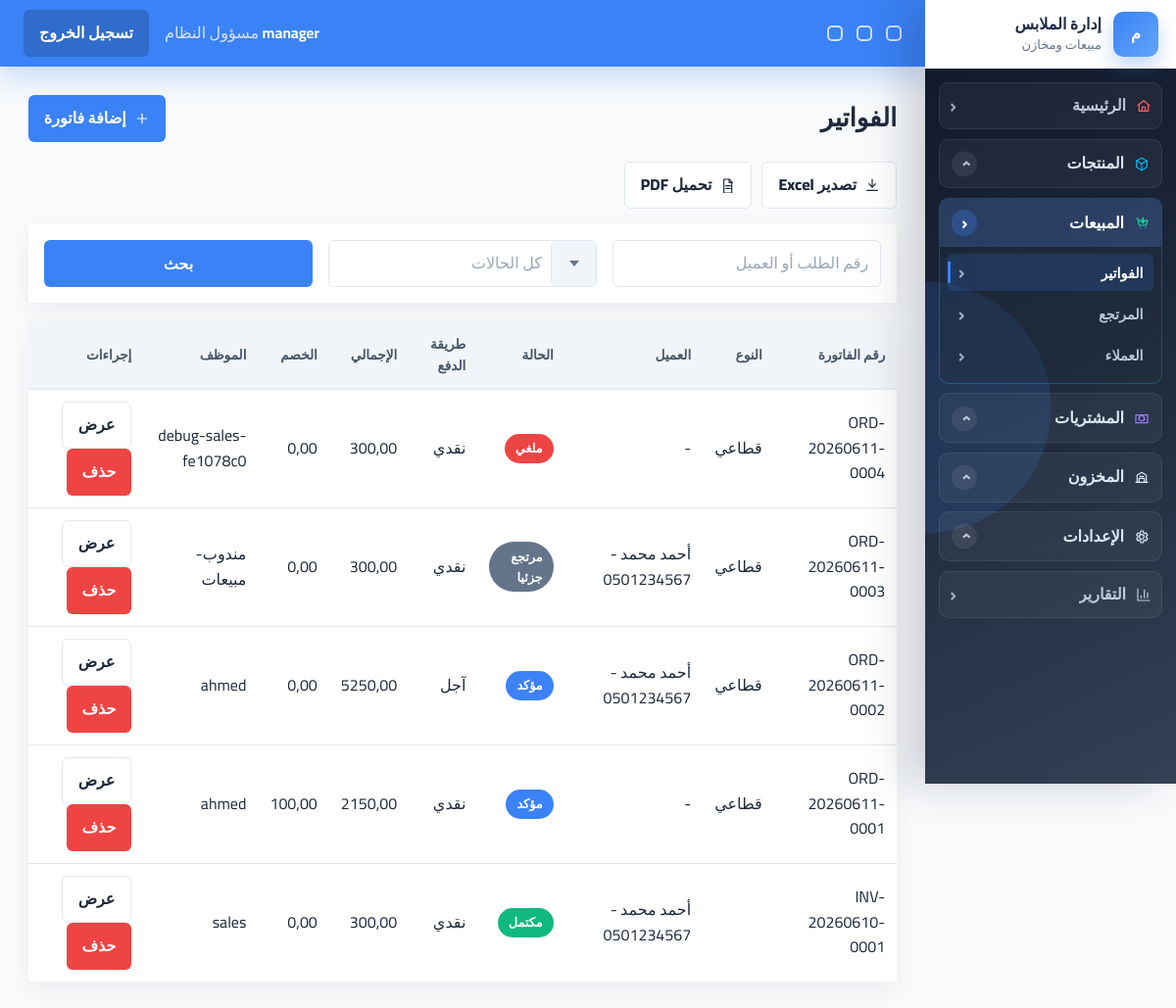
/orders/ (signed in), run on the app's committed database.
### accounts/models.py (models this page shows, shortened)
class User(AbstractUser):
    ROLE_MANAGER = 'manager'
    ROLE_SALES = 'sales'
    ROLE_WAREHOUSE = 'warehouse'
    ROLE_CHOICES = [
        (ROLE_MANAGER, 'مسؤول النظام'),
        (ROLE_SALES, 'مندوب مبيعات'),
        (ROLE_WAREHOUSE, 'مسؤول مخزن'),
    ]
    username = models.CharField(
        'اسم المستخدم',
        max_length=150,
        unique=True,
        help_text='يمكن استخدام الحروف والأرقام والمسافات.',
        error_messages={'unique': 'يوجد مستخدم بهذا الاسم بالفعل.'},
    )
    role = models.CharField(max_length=20, choices=ROLE_CHOICES, default=ROLE_SALES, db_index=True)
    phone = models.CharField(max_length=20, blank=True, null=True)
    created_at = models.DateTimeField(auto_now_add=True, db_index=True)
    class Meta:
        indexes = [
            models.Index(fields=['role', 'is_active']),
            models.Index(fields=['created_at']),
        ]
    @property
    def is_manager(self):
        return self.role == self.ROLE_MANAGER or self.is_superuser

### orders/models.py (models this page shows, shortened)
class Order(models.Model):
    DOCUMENT_SALE = 'sale'
    DOCUMENT_QUOTE = 'quote'
    DOCUMENT_SAMPLE = 'sample'
    DOCUMENT_TYPE_CHOICES = [
        (DOCUMENT_SALE, 'Sale'),
        (DOCUMENT_QUOTE, 'Priced quote'),
        (DOCUMENT_SAMPLE, 'Sample / free issue'),
    ]
    TYPE_B2C = 'b2c'
    TYPE_B2B = 'b2b'
    ORDER_TYPE_CHOICES = [
        (TYPE_B2C, 'قطاعي'),
        (TYPE_B2B, 'جملة'),
    ]
    STATUS_DRAFT = 'draft'
    STATUS_CONFIRMED = 'confirmed'
    STATUS_PREPARING = 'preparing'
    STATUS_READY = 'ready'
    STATUS_COMPLETED = 'completed'
    STATUS_CANCELLED = 'cancelled'
    STATUS_PARTIALLY_RETURNED = 'partially_returned'
    STATUS_RETURNED = 'returned'
    STATUS_CHOICES = [
        (STATUS_DRAFT, 'مسودة'),
        (STATUS_CONFIRMED, 'مؤكد'),
        (STATUS_PREPARING, 'قيد التجهيز'),
        (STATUS_READY, 'جاهز'),
        (STATUS_COMPLETED, 'مكتمل'),
        (STATUS_CANCELLED, 'ملغي'),
        (STATUS_PARTIALLY_RETURNED, 'مرتجع جزئيا'),
        (STATUS_RETURNED, 'مرتجع'),
    ]
    PAYMENT_UNPAID = 'unpaid'
    PAYMENT_PARTIAL = 'partial'
    PAYMENT_PAID = 'paid'
    PAYMENT_STATUS_CHOICES = [
        (PAYMENT_UNPAID, 'غير مدفوع'),
        (PAYMENT_PARTIAL, 'مدفوع جزئيا'),
        (PAYMENT_PAID, 'مدفوع بالكامل'),
    ]
    METHOD_CASH = 'cash'
    METHOD_COD = 'cod'
    METHOD_BANK = 'bank_transfer'
    METHOD_WALLET = 'wallet_transfer'
    METHOD_CREDIT = 'credit'
    PAYMENT_METHOD_CHOICES = [
        (METHOD_CASH, 'نقدي'),
        (METHOD_COD, 'الدفع عند الاستلام'),
        (METHOD_BANK, 'تحويل بنكي مسجل يدويا'),
        (METHOD_WALLET, 'تحويل محفظة مسجل يدويا'),
        (METHOD_CREDIT, 'آجل'),
    ]
    order_number = models.CharField(max_length=50, unique=True, db_index=True)
    document_type = models.CharField(max_length=20, choices=DOCUMENT_TYPE_CHOICES, default=DOCUMENT_SALE, db_index=True)
    order_type = models.CharField(max_length=10, choices=ORDER_TYPE_CHOICES)
    customer = models.ForeignKey(Customer, on_delete=models.SET_NULL, null=True)
    warehouse = models.ForeignKey(Warehouse, on_delete=models.SET_NULL, null=True)
    status = models.CharField(max_length=20, choices=STATUS_CHOICES, default=STATUS_DRAFT, db_index=True)
    payment_status = models.CharField(max_length=20, choices=PAYMENT_STATUS_CHOICES, default=PAYMENT_UNPAID, db_index=True)
    payment_method = models.CharField(max_length=30, choices=PAYMENT_METHOD_CHOICES, default=METHOD_CASH)
    wallet_from_number = models.CharField(max_length=50, blank=True, null=True)
    wallet_to_number = models.CharField(max_length=50, blank=True, null=True)
    subtotal = models.DecimalField(max_digits=12, decimal_places=2, default=0)
    discount = models.DecimalField(max_digits=12, decimal_places=2, default=0)
    discount_amount = models.DecimalField(max_digits=12, decimal_places=2, default=0, validators=[MinValueValidator(0)])
    discount_percentage = models.DecimalField(max_digits=5, decimal_places=2, default=0, validators=[MinValueValidator(0), MaxValueValidator(100)])
    discount_reason = models.TextField(blank=True, null=True)
    discount_approved_by = models.ForeignKey(
        settings.AUTH_USER_MODEL,
        on_delete=models.SET_NULL,
        null=True,
        blank=True,
        related_name='approved_order_discounts',
    )
    total = models.DecimalField(max_digits=12, decimal_places=2, default=0)
    total_cost = models.DecimalField(max_digits=12, decimal_places=2, default=0)
    gross_profit = models.DecimalField(max_digits=12, decimal_places=2, default=0)
    paid_amount = models.DecimalField(max_digits=12, decimal_places=2, default=0)
    remaining_amount = models.DecimalField(max_digits=12, decimal_places=2, default=0)
    notes = models.TextField(blank=True, null=True)
    created_by = models.ForeignKey(settings.AUTH_USER_MODEL, on_delete=models.SET_NULL, null=True)
    created_at = models.DateTimeField(auto_now_add=True, db_index=True)
    updated_at = models.DateTimeField(auto_now=True)
    class Meta:
        indexes = [
            models.Index(fields=['order_number']),
            models.Index(fields=['customer', 'status', 'created_at']),
            models.Index(fields=['status', 'created_at']),
            models.Index(fields=['created_at']),
        ]
        constraints = [
            models.CheckConstraint(condition=models.Q(discount_amount__gte=0), name='orders_order_discount_amount_gte_0'),
            models.CheckConstraint(condition=models.Q(discount_percentage__gte=0, discount_percentage__lte=100), name='orders_order_discount_percentage_0_100'),
            models.CheckConstraint(condition=models.Q(subtotal__gte=0), name='orders_order_subtotal_gte_0'),
            models.CheckConstraint(condition=models.Q(discount__gte=0), name='orders_order_discount_gte_0'),
            models.CheckConstraint(condition=models.Q(total__gte=0), name='orders_order_total_gte_0'),
            models.CheckConstraint(condition=models.Q(total_cost__gte=0), name='orders_order_total_cost_gte_0'),
            models.CheckConstraint(condition=models.Q(paid_amount__gte=0), name='orders_order_paid_amount_gte_0'),
            models.CheckConstraint(condition=models.Q(remaining_amount__gte=0), name='orders_order_remaining_amount_gte_0'),
        ]

### customers/models.py (models this page shows)
class Customer(models.Model):
    TYPE_B2C = 'b2c'
    TYPE_B2B = 'b2b'
    TYPE_RETAIL = 'retail'
    TYPE_WHOLESALE = 'wholesale'
    TYPE_INACTIVE = 'inactive'
    TYPE_POTENTIAL = 'potential'
    TYPE_PROBLEM = 'problem_customer'
    CUSTOMER_TYPE_CHOICES = [
        (TYPE_B2C, 'عميل فردي'),
        (TYPE_B2B, 'عميل جملة / شركة'),
        (TYPE_RETAIL, 'قطاعي'),
        (TYPE_WHOLESALE, 'جملة'),
        (TYPE_INACTIVE, 'غير نشط'),
        (TYPE_POTENTIAL, 'محتمل'),
        (TYPE_PROBLEM, 'عميل يحتاج متابعة'),
    ]
    name = models.CharField(max_length=200, db_index=True)
    customer_type = models.CharField(max_length=30, choices=CUSTOMER_TYPE_CHOICES, default=TYPE_RETAIL, db_index=True)
    phone = models.CharField(max_length=20, db_index=True)
    whatsapp = models.CharField(max_length=20, blank=True, null=True)
    email = models.EmailField(blank=True, null=True)
    company_name = models.CharField(max_length=200, blank=True, null=True)
    tax_number = models.CharField(max_length=100, blank=True, null=True)
    address = models.TextField(blank=True, null=True)
    credit_limit = models.DecimalField(max_digits=12, decimal_places=2, default=0, validators=[MinValueValidator(0)])
    opening_balance = models.DecimalField(max_digits=12, decimal_places=2, default=0)
    notes = models.TextField(blank=True, null=True)
    is_active = models.BooleanField(default=True, db_index=True)
    created_by = models.ForeignKey(settings.AUTH_USER_MODEL, on_delete=models.SET_NULL, null=True)
    created_at = models.DateTimeField(auto_now_add=True, db_index=True)
    class Meta:
        indexes = [
            models.Index(fields=['phone']),
            models.Index(fields=['name', 'phone']),
            models.Index(fields=['created_at']),
        ]
    def __str__(self):
        return f'{self.name} - {self.phone}'

### orders/views.py (the view)
# urls.py: path('', views.OrderListView.as_view(), name='list'),
class OrderListView(RoleRequiredMixin, ExportListMixin, ListView):
    allowed_roles = ('manager', 'sales', 'warehouse')
    model = Order
    template_name = 'orders/list.html'
    context_object_name = 'orders'
    paginate_by = 20
    export_title = 'قائمة الفواتير'
    export_filename = 'orders'
    export_columns = (
        ('رقم الفاتورة', 'order_number'),
        ('النوع', 'get_order_type_display'),
        ('العميل', 'customer'),
        ('الحالة', 'get_status_display'),
        ('طريقة الدفع', 'get_payment_method_display'),
        ('الإجمالي', 'total'),
        ('الخصم', 'discount'),
        ('الموظف', 'created_by'),
        ('التاريخ', 'created_at'),
    )
    def get_queryset(self):
        qs = Order.objects.select_related('customer', 'warehouse', 'created_by').order_by('-created_at')
        if self.request.user.role == 'sales' and not self.request.user.is_superuser:
            qs = qs.filter(created_by=self.request.user)
        q = self.request.GET.get('q')
        status = self.request.GET.get('status')
        if q:
            qs = qs.filter(arabic_search_q(('order_number', 'customer__name', 'customer__phone'), q))
        if status:
            qs = qs.filter(status=status)
        return qs

### accounts/permissions.py (called while the page is built)
def has_role(user, *roles):
    if not user.is_authenticated:
        return False
    if user.is_superuser or getattr(user, 'role', None) == 'manager':
        return True
    return getattr(user, 'role', None) in roles

    def test_func(self):
        return has_role(self.request.user, *self.allowed_roles)

### config/exports.py (called while the page is built)
    def dispatch(self, request, *args, **kwargs):
        export_format = request.GET.get('export')
        if export_format in {'excel', 'pdf'}:
            return self.export_response(export_format)
        return super().dispatch(request, *args, **kwargs)

    def get_context_data(self, **kwargs):
        context = super().get_context_data(**kwargs)
        context['export_enabled'] = bool(self.export_columns)
        return context

### templates/orders/list.html (shortened to what this page needs)
{% extends 'base.html' %}
{% block content %}
<div class="page-head">
    <h1>الفواتير</h1>
    <a class="btn btn-accent" href="{% url 'orders:create' %}">
        <svg class="ui-icon"><use href="#icon-plus"></use></svg>
        إضافة فاتورة
    </a>
</div>
{% include 'partials/export_buttons.html' %}
<form class="filters">
    <input name="q" placeholder="رقم الطلب أو العميل" value="{{ request.GET.q }}">
    <button class="btn btn-primary">بحث</button>
</form>
<div class="table-wrap">
    <table>
        <thead>
            <tr>
                <th>رقم الفاتورة</th>
                <th>النوع</th>
                <th>العميل</th>
                <th>الحالة</th>
                <th>طريقة الدفع</th>
                <th>الإجمالي</th>
                <th>الخصم</th>
                <th>الموظف</th>
                <th>إجراءات</th>
            </tr>
        </thead>
        <tbody>
            {% for order in orders %}
                <tr>
                    <td>{{ order.order_number }}</td>
                    <td>{{ order.get_order_type_display }}</td>
                    <td>{{ order.customer|default:'-' }}</td>
                    <td><span class="badge status-{{ order.status }}">{{ order.get_status_display }}</span></td>
                    <td>{{ order.get_payment_method_display }}</td>
                    <td>{{ order.total }}</td>
                    <td>{{ order.discount }}</td>
                    <td>{{ order.created_by|default:'-' }}</td>
                    <td>
                        <a class="btn btn-light" href="{% url 'orders:detail' order.pk %}">عرض</a>
                        {% if request.user.is_manager %}
                            <a class="btn btn-danger" href="{% url 'orders:delete' order.pk %}">حذف</a>
                        {% endif %}
                    </td>
                </tr>
            {% empty %}
                <tr><td colspan="9">لا توجد فواتير</td></tr>
            {% endfor %}
        </tbody>
    </table>
</div>
{% endblock %}

### templates/partials/navbar.html (shortened to what this page needs)
<header class="topbar">
    <div class="topbar-tools" aria-hidden="true">
        <span></span>
        <span></span>
        <span></span>
    </div>
    <div class="topbar-user">
        <strong>{{ request.user.get_full_name|default:request.user.username }}</strong>
        <span>{{ request.user.get_role_display }}</span>
    </div>
    <form method="post" action="{% url 'accounts:logout' %}">
        <button class="btn btn-secondary" type="submit">تسجيل الخروج</button>
    </form>
</header>

### data on the page
User: user.get_full_name "manager", user.role "مسؤول النظام"
Order: order_number "ORD-20260611-0004", order_type "قطاعي", customer "-", status "ملغي", payment_method "نقدي", total "300,00", discount "0,00", created_by "debug-sales-fe1078c0"
Order: order_number "ORD-20260611-0003", order_type "قطاعي", customer "أحمد محمد - 0501234567", status "مرتجع جزئيا", payment_method "نقدي", total "300,00", discount "0,00", created_by "مندوب-مبيعات"
Order: order_number "ORD-20260611-0002", order_type "قطاعي", customer "أحمد محمد - 0501234567", status "مؤكد", payment_method "آجل", total "5250,00", discount "0,00", created_by "ahmed"
Order: order_number "ORD-20260611-0001", order_type "قطاعي", customer "-", status "مؤكد", payment_method "نقدي", total "2150,00", discount "100,00", created_by "ahmed"
Order: order_number "INV-20260610-0001", customer "أحمد محمد - 0501234567", status "مكتمل", payment_method "نقدي", total "300,00", discount "0,00", created_by "sales"
